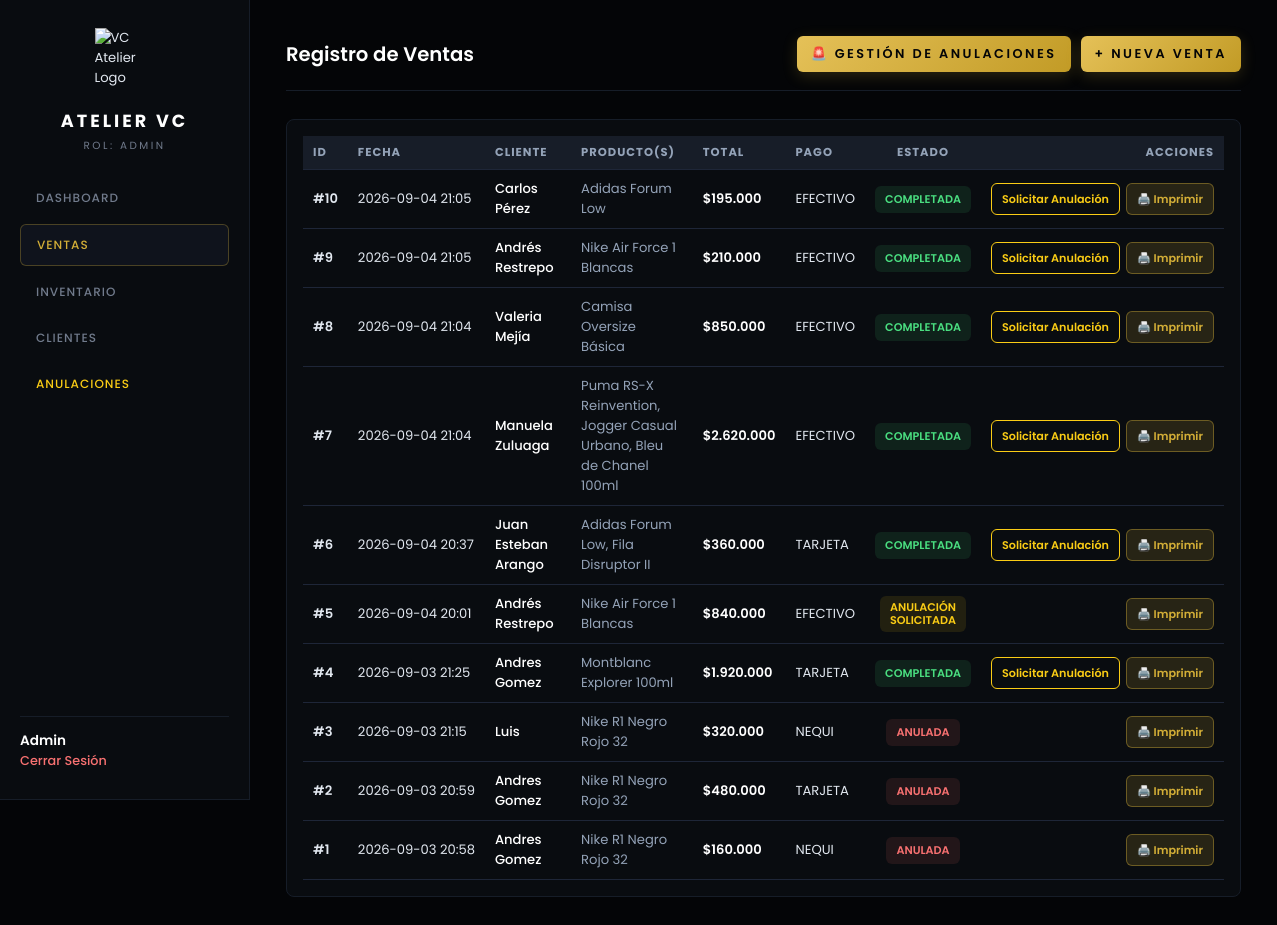
Page /ventas (signed in) on the earlier database version.
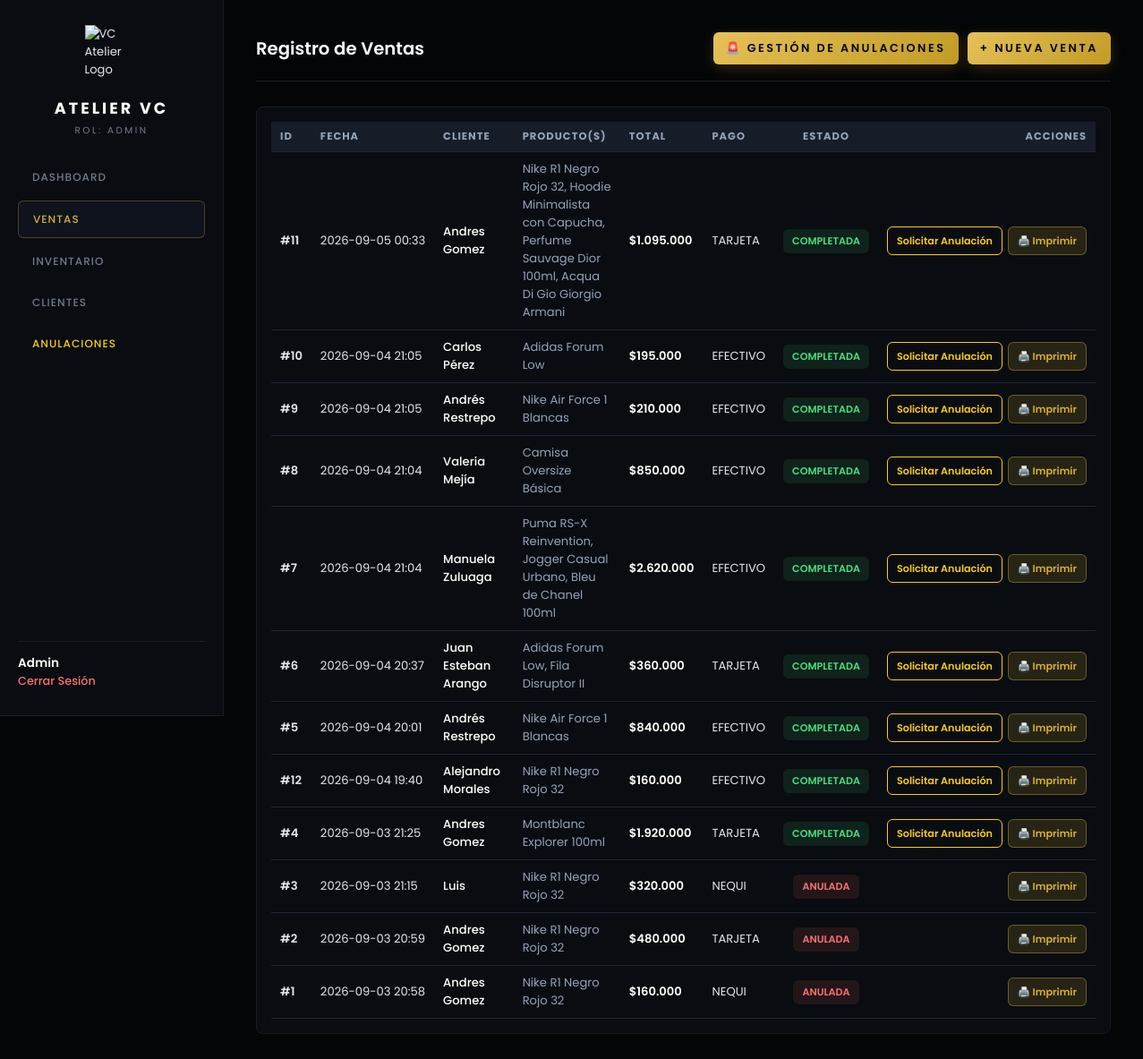
Same page on the later database version.
### config/models.py (models this page shows)
class Venta(Base):
    __tablename__ = "ventas"
    id = Column(Integer, primary_key=True, index=True)
    cliente_id = Column(Integer, ForeignKey("clientes.id"), nullable=True)
    usuario_id = Column(Integer, ForeignKey("usuarios.id"), nullable=False)
    total = Column(Float, nullable=False)
    metodo_pago = Column(String(50), nullable=False)
    estado = Column(String(30), default="COMPLETADA")  # "COMPLETADA", "SOLICITADA_ANULACION", "ANULADA"
    motivo_anulacion = Column(Text, nullable=True)
    anulado_por_id = Column(Integer, ForeignKey("usuarios.id"), nullable=True)
    fecha_anulacion = Column(DateTime, nullable=True)
    fecha_venta = Column(DateTime, default=hora_colombia)
    cliente = relationship("Cliente", back_populates="ventas")
    usuario_registro = relationship("Usuario", foreign_keys=[usuario_id])
    usuario_anulo = relationship("Usuario", foreign_keys=[anulado_por_id])
    detalles = relationship("DetalleVenta", back_populates="venta", cascade="all, delete-orphan")

class Cliente(Base):
    __tablename__ = "clientes"
    id = Column(Integer, primary_key=True, index=True)
    nombre = Column(String(100), nullable=False)
    documento = Column(String(20), unique=True, nullable=True)
    telefono = Column(String(20), nullable=True)
    email = Column(String(100), nullable=True)
    ciudad = Column(String(50), nullable=True)
    direccion = Column(String(150), nullable=True)
    notas = Column(Text, nullable=True)
    creado_en = Column(DateTime, default=hora_colombia)
    ventas = relationship("Venta", back_populates="cliente")

### main.py (the view)
@app.get("/ventas", response_class=HTMLResponse)
async def listar_ventas(request: Request, db: Session = Depends(get_db)):
    user = get_current_user(request)
    if not user:
        return RedirectResponse(url="/login", status_code=status.HTTP_303_SEE_OTHER)
    ventas = db.query(Venta).order_by(Venta.fecha_venta.desc()).all()
    return templates.TemplateResponse(
        request=request,
        name="ventas.html",
        context={"user": user, "ventas": ventas, "filtro": "todas", "active_page": "ventas"}
    )

### templates/ventas.html (shortened to what this page needs)
{% extends "base.html" %}
{% block extra_head %}
<link rel="stylesheet" href="https://cdn.datatables.net/1.13.6/css/jquery.dataTables.min.css">
{% endblock %}
{% block content %}
<div class="page-header">
    <h2 style="color: #FFFFFF; font-weight: 600;">Registro de Ventas</h2>
    <div style="display: flex; gap: 10px; flex-wrap: wrap; align-items: center;">
        {% if user.rol == 'ADMIN' %}
        <a href="/ventas/anulaciones" class="btn-gold" style="text-decoration: none; background: linear-gradient(135deg, #3B82F6 0%, #1D4ED8 100%); color: #FFF; width: auto; display: inline-flex; align-items: center; justify-content: center; text-align: center; padding: 0 16px; height: 38px; border-radius: 6px; font-weight: 600; font-size: 0.85rem;">
            🚨 Gestión de Anulaciones
        </a>
        {% endif %}
        <a href="/ventas/nueva" class="btn-gold" style="text-decoration: none; width: auto; display: inline-flex; align-items: center; justify-content: center; text-align: center; padding: 0 16px; height: 38px; border-radius: 6px; font-weight: 600; font-size: 0.85rem;">+ Nueva Venta</a>
    </div>
</div>
<div style="background-color: #090C10; border: 1px solid #161D28; border-radius: 8px; padding: 16px;">
    <table id="tablaVentas" class="display" style="width: 100%; color: #E2E8F0; font-size: 0.8rem; border-collapse: collapse;">
        <thead>
            <tr style="background-color: #171D28; border-bottom: 1px solid #161D28; color: #94A3B8; text-transform: uppercase; font-size: 0.7rem; letter-spacing: 1px;">
                <th style="padding: 12px 14px;">ID</th>
                <th style="padding: 12px 14px;">Fecha</th>
                <th style="padding: 12px 14px;">Cliente</th>
                <th style="padding: 12px 14px;">Producto(s)</th>
                <th style="padding: 12px 14px;">Total</th>
                <th style="padding: 12px 14px;">Pago</th>
                <th style="padding: 12px 14px; text-align: center;">Estado</th>
                <th style="padding: 12px 14px; text-align: right;">Acciones</th>
            </tr>
        </thead>
        <tbody>
            {% for v in ventas %}
            <tr style="border-bottom: 1px solid #161D28; vertical-align: middle;">
                <td style="padding: 12px 14px; font-weight: 600;">#{{ v.id }}</td>
                <td style="padding: 12px 14px; white-space: nowrap;">{{ v.fecha_venta.strftime('%Y-%m-%d %H:%M') }}</td>
                <td style="padding: 12px 14px; font-weight: 500; color: #FFFFFF;">{{ v.cliente.nombre if v.cliente else 'Cliente General' }}</td>
                <td style="padding: 12px 14px; color: #94A3B8; max-width: 200px;">
                    {% if v.detalles %}
                        {{ v.detalles | map(attribute='producto.nombre') | join(', ') }}
                    {% else %}
                        {{ v.productos_texto if v.productos_texto else 'N/A' }}
                    {% endif %}
                </td>
                <td style="padding: 12px 14px; font-weight: 600; color: #FFFFFF; white-space: nowrap;">${{ "{:,.0f}".format(v.total).replace(',', '.') }}</td>
                <td style="padding: 12px 14px; white-space: nowrap;">{{ v.metodo_pago }}</td>
                <td style="padding: 12px 14px; text-align: center; white-space: nowrap;">
                    {% if v.estado == 'COMPLETADA' %}
                        <span style="color: #4ADE80; background: rgba(74, 222, 128, 0.1); padding: 5px 10px; border-radius: 6px; font-size: 0.7rem; font-weight: 600; display: inline-block;">COMPLETADA</span>
                    {% elif v.estado == 'SOLICITADA_ANULACION' %}
                        <span style="color: #FACC15; background: rgba(250, 204, 21, 0.1); padding: 5px 10px; border-radius: 6px; font-size: 0.7rem; font-weight: 600; display: inline-block; line-height: 1.2; text-align: center;">ANULACIÓN<br>SOLICITADA</span>
                    {% else %}
                        <span style="color: #F87171; background: rgba(248, 113, 113, 0.1); padding: 5px 10px; border-radius: 6px; font-size: 0.7rem; font-weight: 600; display: inline-block;">ANULADA</span>
                    {% endif %}
                </td>
                <td style="padding: 12px 14px; text-align: right; white-space: nowrap;">
                    <div style="display: inline-flex; gap: 6px; align-items: center; justify-content: flex-end;">
                        {% if v.estado == 'COMPLETADA' %}
                            <form action="/ventas/{{ v.id }}/solicitar-anulacion" method="POST" style="margin: 0; display: inline;">
                                <button type="submit" style="background: transparent; border: 1px solid #FACC15; color: #FACC15; padding: 0 10px; height: 32px; border-radius: 6px; cursor: pointer; font-size: 0.7rem; font-weight: 600;">
                                    Solicitar Anulación
                                </button>
                            </form>
                        {% endif %}
                        <a href="/ventas/{{ v.id }}/factura" target="_blank" style="background: rgba(212, 175, 55, 0.15); color: #D4AF37; border: 1px solid rgba(212, 175, 55, 0.4); padding: 0 10px; height: 32px; border-radius: 6px; text-decoration: none; font-size: 0.7rem; font-weight: 600; display: inline-flex; align-items: center; gap: 4px;">
                            🖨️ Imprimir
                        </a>
                    </div>
                </td>
            </tr>
            {% endfor %}
        </tbody>
    </table>
</div>
{% endblock %}

### templates/base.html (shortened to what this page needs)
<!DOCTYPE html>
<html lang="es">
<head>
    <link rel="stylesheet" href="{{ url_for('static', path='css/style.css') }}?v=99.0">
    {% block extra_head %}{% endblock %}
</head>
<body>
    <div class="app-layout">
        <aside class="sidebar">
            <div class="sidebar-top">
                <img src="{{ url_for('static', path='img/logo.png') }}" alt="VC Atelier Logo" class="sidebar-logo">
                <h2 class="brand-title" style="font-size: 1.1rem;">ATELIER VC</h2>
                <p class="brand-sub">ROL: {{ user.rol }}</p>
                <nav class="sidebar-nav">
                    {% if user.rol == 'ADMIN' %}
                    <a href="/" class="nav-link {% if active_page == 'dashboard' %}active{% endif %}">Dashboard</a>
                    {% endif %}
                    <a href="/ventas" class="nav-link {% if active_page == 'ventas' %}active{% endif %}">Ventas</a>
                    <a href="/inventario" class="nav-link {% if active_page == 'inventario' %}active{% endif %}">Inventario</a>
                    <a href="/clientes" class="nav-link {% if active_page == 'clientes' %}active{% endif %}">Clientes</a>
                    {% if user.rol == 'ADMIN' %}
                    <a href="/ventas/anulaciones" class="nav-link {% if active_page == 'anulaciones' %}active{% endif %}" style="color: #FACC15;">Anulaciones</a>
                    {% endif %}
                </nav>
            </div>
            <div class="sidebar-user-footer">
                <p style="color: #FFFFFF; font-size: 0.85rem; font-weight: 600; text-transform: capitalize;">{{ user.nombre }}</p>
                <a href="/logout" style="color: #F87171; font-size: 0.8rem; text-decoration: none; font-weight: 500;">Cerrar Sesión</a>
            </div>
        </aside>
        <main class="main-content">
            {% block content %}{% endblock %}
        </main>
    </div>
</body>
</html>

### static/css/style.css (style rules this page uses)
* { box-sizing: border-box; margin: 0; padding: 0; font-family: 'Poppins', -apple-system, BlinkMacSystemFont, 'Segoe UI', Roboto, sans-serif; }
body { background-color: #040507 !important; color: #E2E8F0; min-height: 100vh; -webkit-font-smoothing: antialiased; font-size: 0.82rem !important; }
.brand-title { color: #FFFFFF; letter-spacing: 3px; font-size: 1.25rem; font-weight: 700; text-align: center; text-transform: uppercase; }
.brand-sub { color: #717B8C; font-size: 0.65rem; letter-spacing: 2.5px; text-align: center; margin-top: 4px; margin-bottom: 24px; text-transform: uppercase; font-weight: 400; }
.btn-gold { width: 100%; height: 38px !important; background: linear-gradient(135deg, #E5C158 0%, #C29B26 100%) !important; color: #040507 !important; font-weight: 600; font-size: 0.75rem; letter-spacing: 2.5px; border: none !important; border-radius: 6px; padding: 0 16px !important; cursor: pointer; text-transform: uppercase; transition: all 0.25s ease; text-align: center; text-decoration: none; display: inline-flex; align-items: center; justify-content: center; box-shadow: 0 4px 15px rgba(212, 175, 55, 0.2); box-sizing: border-box !important; }
.app-layout { display: flex; flex-direction: column; min-height: 100vh; }
.sidebar { width: 100%; background-color: #090C10 !important; border-bottom: 1px solid #161D28 !important; padding: 20px; display: flex; flex-direction: column; justify-content: space-between; }
.sidebar-logo { width: 45px; height: auto; display: block; margin: 0 auto 8px auto; }
.sidebar-nav { display: flex; flex-wrap: wrap; gap: 6px; justify-content: center; margin-top: 12px; }
.sidebar-user-footer { border-top: 1px solid #161D28 !important; padding-top: 14px; margin-top: 18px; display: flex; justify-content: space-between; align-items: center; }
.main-content { flex: 1; padding: 24px; background-color: #040507 !important; }
.nav-link { display: inline-block; color: #717B8C; text-decoration: none; padding: 9px 16px; border-radius: 6px; font-size: 0.75rem; font-weight: 500; letter-spacing: 1px; text-transform: uppercase; transition: all 0.2s ease; }
.nav-link.active { color: #D4AF37 !important; background-color: #0F131C !important; border: 1px solid rgba(212, 175, 55, 0.3) !important; }
.page-header { display: flex; flex-direction: column; gap: 12px; margin-bottom: 28px; border-bottom: 1px solid #161D28; padding-bottom: 18px; }
div[style*="background-color"], div[style*="background:"], section { background-color: #090C10 !important; border-color: #161D28 !important; border-radius: 8px; }
.main-content, .app-layout, body, .login-container { background-color: #040507 !important; }
@media (min-width: 768px) { .app-layout { flex-direction: row; } }
@media (min-width: 768px) { .sidebar { width: 250px; min-width: 250px; height: 100vh; position: sticky; top: 0; border-bottom: none; border-right: 1px solid #161D28 !important; padding: 28px 20px; } }
@media (min-width: 768px) { .sidebar-logo { width: 60px; margin-bottom: 20px; } }
@media (min-width: 768px) { .sidebar-nav { display: flex; flex-direction: column; gap: 6px; margin-top: 0; } }
@media (min-width: 768px) { .sidebar-user-footer { display: block; margin-top: 0; } }
@media (min-width: 768px) { .nav-link { display: block; padding: 11px 16px; } }
@media (min-width: 768px) { .main-content { padding: 36px; } }
@media (min-width: 768px) { .page-header { flex-direction: row; justify-content: space-between; align-items: center; } }

### templates/base.html (style rules this page uses)
body { font-size: 0.82rem !important; background-color: #0b0f15; color: #E2E8F0; }
table { width: 100%; border-collapse: collapse; }
table th { padding: 8px 10px !important; font-size: 0.72rem !important; color: #94A3B8 !important; text-transform: uppercase; border-bottom: 1px solid #1E2638 !important; text-align: left; }
table td { padding: 9px 10px !important; font-size: 0.82rem !important; border-bottom: 1px solid #1E2638 !important; color: #E2E8F0; }
button:not(td button), .btn-gold { height: 36px !important; padding: 0 14px !important; font-size: 0.8rem !important; font-weight: 600; border-radius: 6px !important; display: inline-flex; align-items: center; justify-content: center; cursor: pointer; }

Differences in the rows shown:
added Venta: id "11", fecha_venta "2026-09-05 00:33", cliente "Andres Gomez", detalles|map "Nike R1 Negro Rojo 32, Hoodie Minimalista con Capucha, Perfume Sauvage Dior 100ml, Acqua Di Gio Giorgio Armani", total "1.095.000", metodo_pago "TARJETA", estado "COMPLETADA"
changed Venta id 5: estado "ANULACIÓN SOLICITADA" → "COMPLETADA Solicitar Anulación"
added Venta: id "12", fecha_venta "2026-09-04 19:40", cliente "Alejandro Morales", detalles|map "Nike R1 Negro Rojo 32", total "160.000", metodo_pago "EFECTIVO", estado "COMPLETADA"
